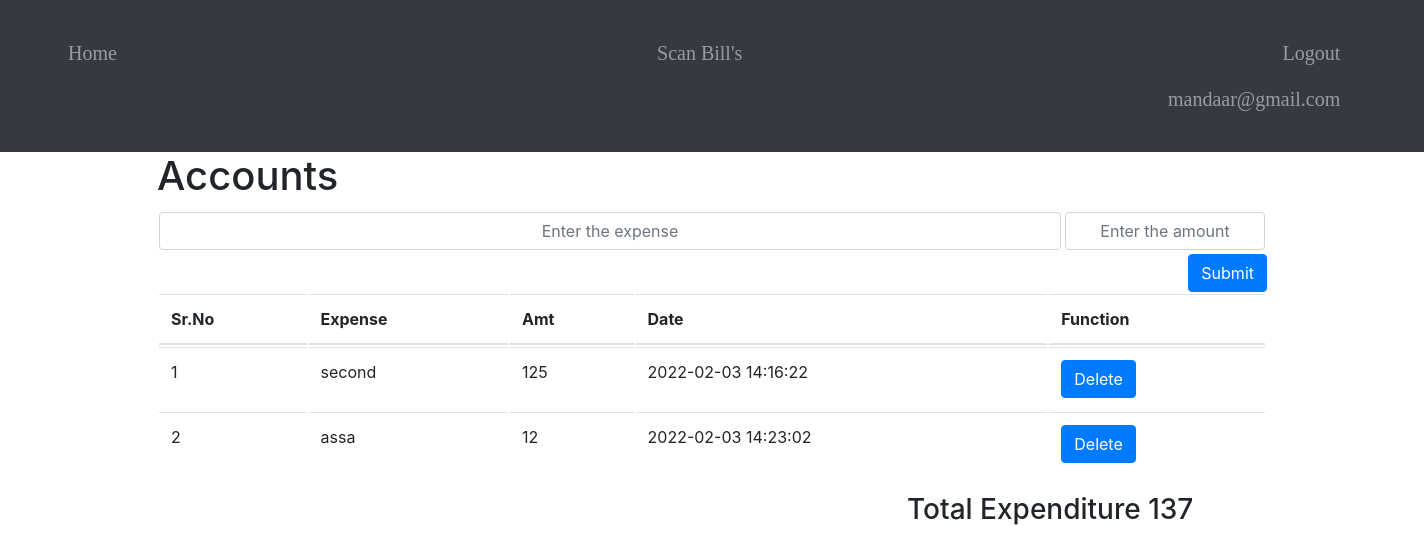
/ (signed in), run on an earlier commit of the app's database.
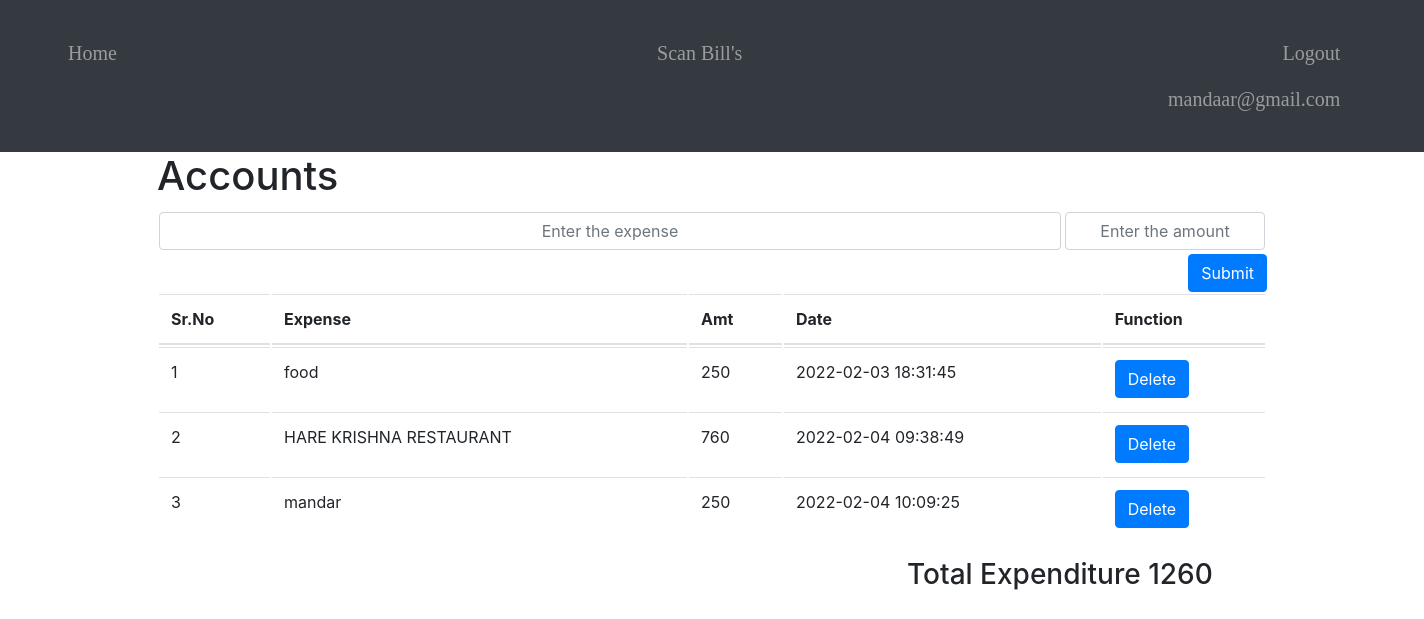
And on a later commit of the database.
### website/models.py (models this page shows)
class User(db.Model, UserMixin):
    id = db.Column(db.Integer, primary_key=True)
    email = db.Column(db.String(100), unique=True)
    password = db.Column(db.String(100))
    first_name = db.Column(db.String(100))
    notes = db.relationship('Note')

class Note(db.Model):
    id = db.Column(db.Integer, primary_key=True)
    data = db.Column(db.String(100000))
    data_amt = db.Column(db.Integer())
    date = db.Column(db.DateTime(timezone=True), server_default=func.now())
    user_id = db.Column(db.Integer, db.ForeignKey('user.id'))

### website/views.py (the view, shortened to what this page needs)
@views.route('/', methods=['GET', 'POST'])
@login_required
def home():
    return render_template("home.html", user=current_user, sum=sum_data_amt(current_user))

### website/__init__.py (called while the page is built)
def create_app():
    app = Flask(__name__)
    app.config['SECRET_KEY'] = 'thisissecretkey'
    app.config['SQLALCHEMY_DATABASE_URI'] = 'sqlite:///' + DB_NAME
    db.init_app(app)
    from .views import views
    from .auth import auth
    app.register_blueprint(views, url_prefix='/')
    app.register_blueprint(auth, url_prefix='/')
    from .models import User, Note
    create_db(app)
    login_manager = LoginManager()
    login_manager.login_view = 'auth.login'
    login_manager.init_app(app)
    @login_manager.user_loader
    def load_user(id):
        return User.query.get(int(id))
    return app

### website/views.py (called while the page is built)
def sum_data_amt(user):
    sum = 0
    for note in user.notes:
        sum += int(note.data_amt)
    return sum

### website/templates/home.html (shortened to what this page needs)
{% extends "base.html" %} {%block title %}Home{%endblock%} {%block content%}
<h1>Accounts</h1>
<form method="POST">
    <div style="display: flex;">
        <input name="note" id="note" class="form-control" placeholder="Enter the expense">
        <input name="amt" id="amt" style="width: 200px;" class="form-control" placeholder="Enter the amount">
    </div>
    <div align="right">
        <button type="submit" class="btn btn-primary">Submit</button>
    </div>
</form>
<table class="table table-hover">
    <thead>
        <tr>
            <th scope="col">Sr.No</th>
            <th scope="col">Expense</th>
            <th scope="col">Amt</th>
            <th scope="col">Date</th>
            <th scope="col">Function</th>
        </tr>
    </thead>
    <tbody>
        {% for note in user.notes %}
        <tr>
            <td></td>
            <td>{{note.data}}</td>
            <td>{{note.data_amt}}</td>
            <td>{{note.date}}</td>
            <form action="/delete" method="post">
                <td><button type="Submit" class="btn btn-primary">Delete</button></td>
            </form>
        </tr>
        {% endfor %}
    </tbody>
</table>
<h3 class="total_class">Total Expenditure {{sum}}</h3>
{% endblock %}

### website/templates/base.html (shortened to what this page needs)
<!DOCTYPE html>
<html>
<head>
    <link rel="stylesheet" href="https://stackpath.bootstrapcdn.com/bootstrap/4.4.1/css/bootstrap.min.css" />
    <link rel="stylesheet" href="https://stackpath.bootstrapcdn.com/font-awesome/4.7.0/css/font-awesome.min.css" />
</head>
<body>
    <nav class="navbar navbar-expand-lg navbar-dark bg-dark">
        <div class="collapse navbar-collapse" id="navbar">
            <div class="navbar-nav navbar">
                {% if user.is_authenticated %}
                <a class="nav-item nav-link home_class" id="home" href="/">Home</a>
                <a class="nav-item nav-link home_class" id="Ocr" href="/Ocr">Scan Bill's</a>
                <a class="nav-item nav-link home_class" id="logout" href="/logout">Logout</a>
                <a class="nav-item nav-link home_class  home_classs" id="Accounts">{{user.email}}</a> {% else %}
                <a class="nav-item nav-link home_class" id="login" href="/login">Login</a>
                <a class="nav-item nav-link home_class" id="signUp" href="/sign-up">Sign Up</a> {% endif %}
            </div>
        </div>
    </nav>
    <div class="container">{% block content %} {% endblock %}</div>
</body>
</html>

### website/templates/base.html (style rules this page uses)
.navbar { padding-top: 15px; padding-left: 30px; padding-bottom: 15px; font-size: 20px; font-family: Georgia, 'Times New Roman', Times, serif; }
.home_class { margin-right: 50px; }
.home_classs { margin-left: 1100px; }

### website/templates/home.html (style rules this page uses)
body { counter-reset: Serial; }
table { border-collapse: separate; }
input { background-color: #4CAF50; border: none; color: white; padding: 15px 32px; text-align: center; text-decoration: none; display: inline-block; font-size: 16px; margin: 4px 2px; cursor: pointer; }
tr td:first-child:before { counter-increment: Serial; content: counter(Serial); }
.total_class { margin-left: 750px; }

What changed in the data, as far as the page shows it:
removed Note: data "second", data_amt "125", date "2022-02-03 14:16:22"
removed Note: data "assa", data_amt "12", date "2022-02-03 14:23:02"
added Note: data "food", data_amt "250", date "2022-02-03 18:31:45"
added Note: data "HARE KRISHNA RESTAURANT", data_amt "760", date "2022-02-04 09:38:49"
added Note: data "mandar", data_amt "250", date "2022-02-04 10:09:25"
Also different on the page:
{{ sum }}: "137" → "1260"
